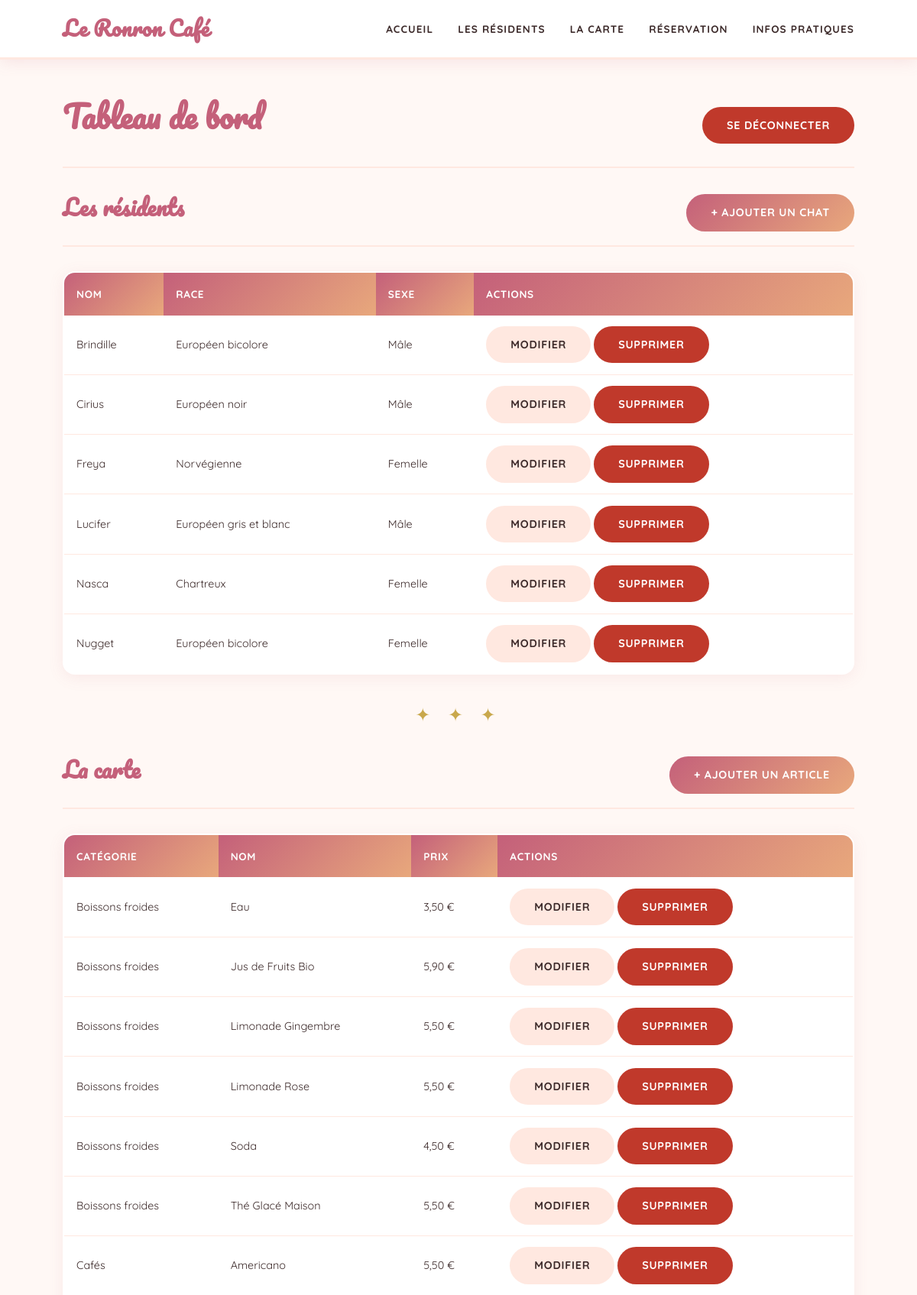
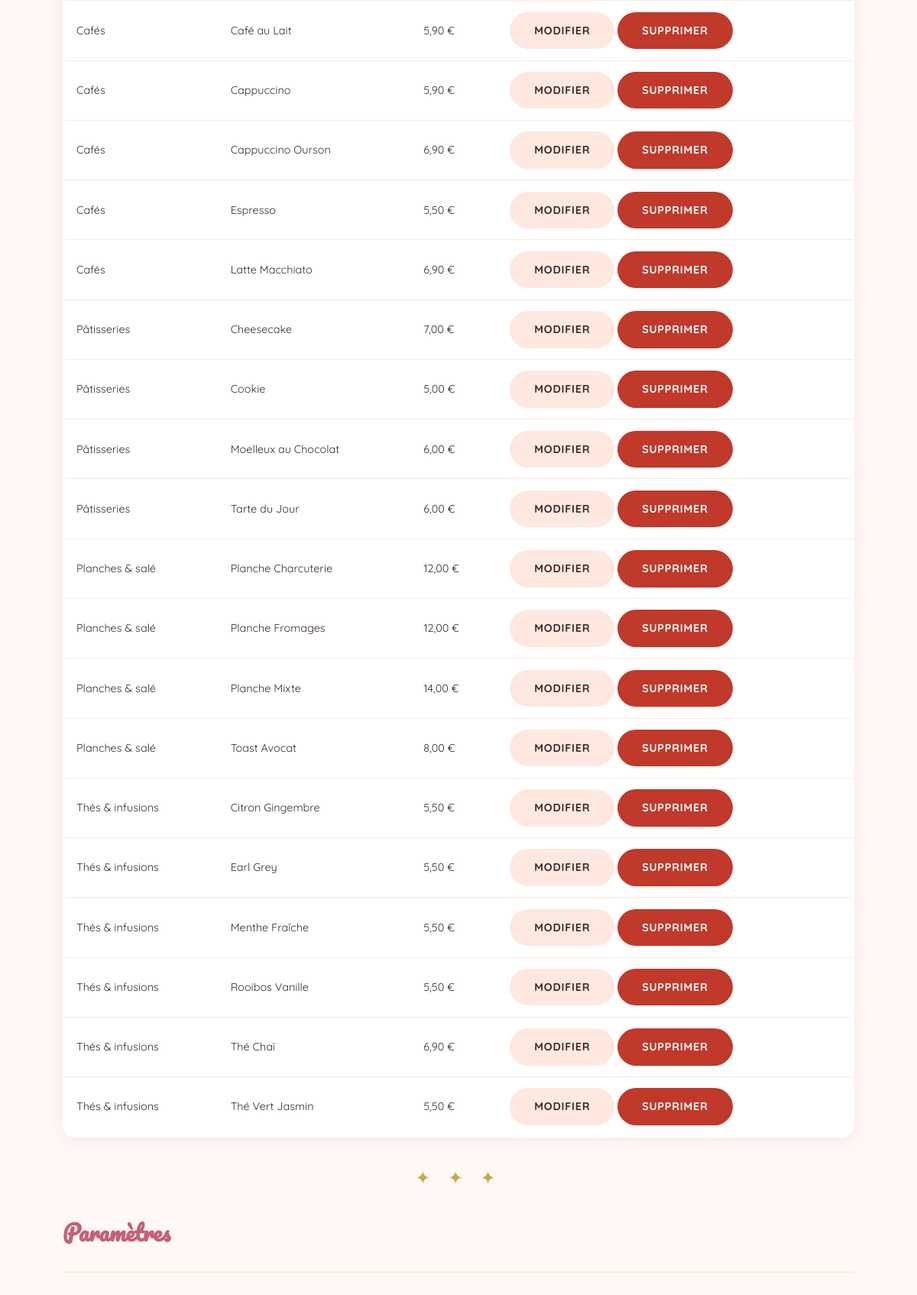
The app's page /index.php?page=admin (signed in, upper part) with its own data (2 pictures, top to bottom).
### tables this page shows
CREATE TABLE `Chat` (
  `id_chat` int(11) NOT NULL,
  `nom` varchar(100) NOT NULL,
  `race` varchar(100) DEFAULT NULL,
  `date_de_naissance` date DEFAULT NULL,
  `sexe` enum('Mâle','Femelle') NOT NULL,
  `car_joueur` int(11) DEFAULT '0',
  `car_calin` int(11) DEFAULT '0',
  `car_gourmand` int(11) DEFAULT '0',
  `car_paresseux` int(11) DEFAULT '0',
  `desc_vie_avant` text,
  `desc_vie_au_bar` text,
  `desc_aime` text,
  `desc_nom` text,
  `photo` varchar(255) NOT NULL
);

CREATE TABLE `Article_Carte` (
  `id_article` int(11) NOT NULL,
  `nom` varchar(150) NOT NULL,
  `description` text,
  `prix` decimal(5,2) NOT NULL,
  `id_categorie` int(11) NOT NULL
);

CREATE TABLE `Categorie_Carte` (
  `id_categorie` int(11) NOT NULL,
  `nom` varchar(100) NOT NULL
);

### controllers/AdminController.php (called while the page is built, shortened)
<?php
require_once 'models/Chat.php';
require_once 'models/ArticleCarte.php';
class AdminController {
    private Chat $modelChat;
    private ArticleCarte $modelArticle;
    public function __construct() {
        $this->modelChat = new Chat();
        $this->modelArticle = new ArticleCarte();
    }
    public function dashboard(): void {
        $chats        = $this->modelChat->getAll();
        $articles     = $this->modelArticle->getAll();
        include 'views/templates/header.php';
        include 'views/admin/dashboard.php';
        include 'views/templates/footer.php';
    }
}
?>

### config/database.php (called while the page is built, shortened)
<?php
function getConnexion(): PDO {
    static $pdo = null;
    if ($pdo === null) {
        $dsn = 'mysql:host=' . DB_HOST . ';dbname=' . DB_NAME . ';charset=' . DB_CHARSET;
        try {
            $pdo = new PDO($dsn, DB_USER, DB_PASS, [
                PDO::ATTR_ERRMODE => PDO::ERRMODE_EXCEPTION,
                PDO::ATTR_DEFAULT_FETCH_MODE => PDO::FETCH_ASSOC,
            ]);
        } catch (PDOException $e) {
            die('Erreur de connexion : ' . $e->getMessage());
        }
    }
    return $pdo;
}
?>

### models/Model.php (called while the page is built, shortened)
<?php
require_once 'config/database.php';
abstract class Model {
    public function __construct() {
        $this->pdo = getConnexion();
    }
}
?>

### models/Chat.php (called while the page is built, shortened)
<?php
require_once 'models/Model.php';
class Chat extends Model {
    public function getAll() {
        $requete = $this->pdo->prepare(
            "SELECT * FROM Chat ORDER BY nom"
        );
        $requete->execute();
        return $requete->fetchAll();
    }
}
?>

### models/ArticleCarte.php (called while the page is built, shortened)
<?php
require_once 'models/Model.php';
class ArticleCarte extends Model {
    public function getAll() {
        $requete = $this->pdo->prepare(
            "SELECT a.*, c.nom AS nom_categorie FROM Article_Carte a
             JOIN Categorie_Carte c ON a.id_categorie = c.id_categorie
             ORDER BY c.nom, a.nom"
        );
        $requete->execute();
        return $requete->fetchAll();
    }
}
?>

### views/admin/dashboard.php (the view, shortened to what this page needs)
<div class="admin-header">
    <h1>Tableau de bord</h1>
    <a href="index.php?page=logout" class="btn btn-danger">
        Se déconnecter
    </a>
</div>
<section>
    <div class="admin-header">
        <h2>Les résidents</h2>
        <a href="index.php?page=admin&action=add_chat" class="btn btn-principal">
            + Ajouter un chat
        </a>
    </div>
    <table class="admin-table">
        <thead>
            <tr>
                <th>Nom</th>
                <th>Race</th>
                <th>Sexe</th>
                <th>Actions</th>
            </tr>
        </thead>
        <tbody>
            <?php foreach ($chats as $chat) : ?>
                <tr>
                    <td><?= htmlspecialchars($chat['nom']) ?></td>
                    <td><?= htmlspecialchars($chat['race'] ?? '') ?></td>
                    <td><?= htmlspecialchars($chat['sexe']) ?></td>
                    <td>
                        <a href="index.php?page=admin&action=edit_chat&id=<?= $chat['id_chat'] ?>"
                           class="btn btn-secondaire">
                            Modifier
                        </a>
                        <a href="index.php?page=admin&action=delete_chat&id=<?= $chat['id_chat'] ?>"
                           class="btn btn-danger"
                           onclick="return confirm('Supprimer <?= htmlspecialchars($chat['nom']) ?> ?')">
                            Supprimer
                        </a>
                    </td>
                </tr>
            <?php endforeach; ?>
        </tbody>
    </table>
</section>
<div class="separateur">✦ ✦ ✦</div>
<section>
    <div class="admin-header">
        <h2>La carte</h2>
        <a href="index.php?page=admin&action=add_article" class="btn btn-principal">
            + Ajouter un article
        </a>
    </div>
    <table class="admin-table">
        <thead>
            <tr>
                <th>Catégorie</th>
                <th>Nom</th>
                <th>Prix</th>
                <th>Actions</th>
            </tr>
        </thead>
        <tbody>
            <?php foreach ($articles as $article) : ?>
                <tr>
                    <td><?= htmlspecialchars($article['nom_categorie']) ?></td>
                    <td><?= htmlspecialchars($article['nom']) ?></td>
                    <td><?= number_format($article['prix'], 2, ',', '') ?> €</td>
                    <td>
                        <a href="index.php?page=admin&action=edit_article&id=<?= $article['id_article'] ?>"
                           class="btn btn-secondaire">
                            Modifier
                        </a>
                        <a href="index.php?page=admin&action=delete_article&id=<?= $article['id_article'] ?>"
                           class="btn btn-danger"
                           onclick="return confirm('Supprimer <?= htmlspecialchars($article['nom']) ?> ?')">
                            Supprimer
                        </a>
                    </td>
                </tr>
            <?php endforeach; ?>
        </tbody>
    </table>
</section>
<div class="separateur">✦ ✦ ✦</div>
<section>
    <div class="admin-header">
        <h2>Paramètres</h2>
    </div>
</section>

### public/css/style.css (style rules this page uses)
:root { --couleur-principale : #C4607A; --couleur-secondaire : #E8A87C; --couleur-accent : #C9A84C; --couleur-fond : #FFF8F5; --couleur-fond-clair : #FFE8E0; --couleur-texte : #3D2B2B; --couleur-texte-clair: #8B6A6A; --couleur-blanc : #FFFFFF; --couleur-erreur : #C0392B; --couleur-succes : #27AE60; --police-titre : 'Pacifico', cursive; --police-texte : 'Quicksand', sans-serif; --ombre : 0 4px 20px rgba(196, 96, 122, 0.1); --ombre-hover : 0 8px 30px rgba(196, 96, 122, 0.2); --border-radius : 16px; --transition : all 0.3s ease; }
*, *::before, *::after { box-sizing: border-box; margin: 0; padding: 0; }
body { font-family: var(--police-texte); background: var(--couleur-fond); color: var(--couleur-texte); font-size: 16px; line-height: 1.7; display: flex; flex-direction: column; min-height: 100vh; }
a { color: var(--couleur-principale); text-decoration: none; transition: var(--transition); }
h1, h2, h3 { font-family: var(--police-titre); color: var(--couleur-principale); line-height: 1.3; }
h1 { font-size: 2.5rem; margin-bottom: 1.5rem; }
h2 { font-size: 1.8rem; margin-bottom: 1rem; }
.separateur { text-align: center; margin: 2rem 0; color: var(--couleur-accent); font-size: 1.5rem; letter-spacing: 0.5rem; }
.btn { display: inline-block; padding: 0.75rem 2rem; border-radius: 50px; font-family: var(--police-texte); font-size: 0.9rem; font-weight: 700; letter-spacing: 0.05em; text-transform: uppercase; cursor: pointer; border: none; transition: var(--transition); }
.btn-principal { background: linear-gradient(135deg, var(--couleur-principale), var(--couleur-secondaire)); color: var(--couleur-blanc); }
.btn-secondaire { background: var(--couleur-fond-clair); color: var(--couleur-texte); }
.btn-danger { background: var(--couleur-erreur); color: var(--couleur-blanc); }
table { width: 100%; border-collapse: collapse; font-size: 0.9rem; }
th { text-align: left; padding: 0.5rem; color: var(--couleur-texte-clair); font-weight: 700; }
td { padding: 0.6rem 0.5rem; border-bottom: 1px solid var(--couleur-fond-clair); }
tr:last-child td { border-bottom: none; }
.admin-header { display: flex; justify-content: space-between; align-items: center; margin-bottom: 2rem; padding-bottom: 1rem; border-bottom: 2px solid var(--couleur-fond-clair); }
.admin-table { width: 100%; border-collapse: collapse; background: var(--couleur-blanc); border-radius: var(--border-radius); overflow: hidden; box-shadow: var(--ombre); border: 2px solid var(--couleur-fond-clair); }
.admin-table th { background: linear-gradient(135deg, var(--couleur-principale), var(--couleur-secondaire)); color: var(--couleur-blanc); padding: 1rem; font-size: 0.85rem; text-transform: uppercase; letter-spacing: 0.05em; }
.admin-table td { padding: 0.9rem 1rem; border-bottom: 1px solid var(--couleur-fond-clair); font-size: 0.9rem; }
.admin-table tr:last-child td { border-bottom: none; }

### records on screen
chat: nom "Brindille", race "Européen bicolore", sexe "Mâle"
chat: nom "Cirius", race "Européen noir", sexe "Mâle"
chat: nom "Freya", race "Norvégienne", sexe "Femelle"
chat: nom "Lucifer", race "Européen gris et blanc", sexe "Mâle"
chat: nom "Nasca", race "Chartreux", sexe "Femelle"
chat: nom "Nugget", race "Européen bicolore", sexe "Femelle"
article_carte: id_categorie.nom "Boissons froides", nom "Eau", prix "3,50"
article_carte: id_categorie.nom "Boissons froides", nom "Jus de Fruits Bio", prix "5,90"
article_carte: id_categorie.nom "Boissons froides", nom "Limonade Gingembre", prix "5,50"
article_carte: id_categorie.nom "Boissons froides", nom "Limonade Rose", prix "5,50"
article_carte: id_categorie.nom "Boissons froides", nom "Soda", prix "4,50"
article_carte: id_categorie.nom "Boissons froides", nom "Thé Glacé Maison", prix "5,50"
article_carte: id_categorie.nom "Cafés", nom "Americano", prix "5,50"
article_carte: id_categorie.nom "Cafés", nom "Café au Lait", prix "5,90"
article_carte: id_categorie.nom "Cafés", nom "Cappuccino", prix "5,90"
article_carte: id_categorie.nom "Cafés", nom "Cappuccino Ourson", prix "6,90"
article_carte: id_categorie.nom "Cafés", nom "Espresso", prix "5,50"
article_carte: id_categorie.nom "Cafés", nom "Latte Macchiato", prix "6,90"
article_carte: id_categorie.nom "Pâtisseries", nom "Cheesecake", prix "7,00"
article_carte: id_categorie.nom "Pâtisseries", nom "Cookie", prix "5,00"
article_carte: id_categorie.nom "Pâtisseries", nom "Moelleux au Chocolat", prix "6,00"
article_carte: id_categorie.nom "Pâtisseries", nom "Tarte du Jour", prix "6,00"
article_carte: id_categorie.nom "Planches & salé", nom "Planche Charcuterie", prix "12,00"
article_carte: id_categorie.nom "Planches & salé", nom "Planche Fromages", prix "12,00"
article_carte: id_categorie.nom "Planches & salé", nom "Planche Mixte", prix "14,00"
article_carte: id_categorie.nom "Planches & salé", nom "Toast Avocat", prix "8,00"
article_carte: id_categorie.nom "Thés & infusions", nom "Citron Gingembre", prix "5,50"
article_carte: id_categorie.nom "Thés & infusions", nom "Earl Grey", prix "5,50"
article_carte: id_categorie.nom "Thés & infusions", nom "Menthe Fraîche", prix "5,50"
article_carte: id_categorie.nom "Thés & infusions", nom "Rooibos Vanille", prix "5,50"
article_carte: id_categorie.nom "Thés & infusions", nom "Thé Chaï", prix "6,90"
article_carte: id_categorie.nom "Thés & infusions", nom "Thé Vert Jasmin", prix "5,50"
